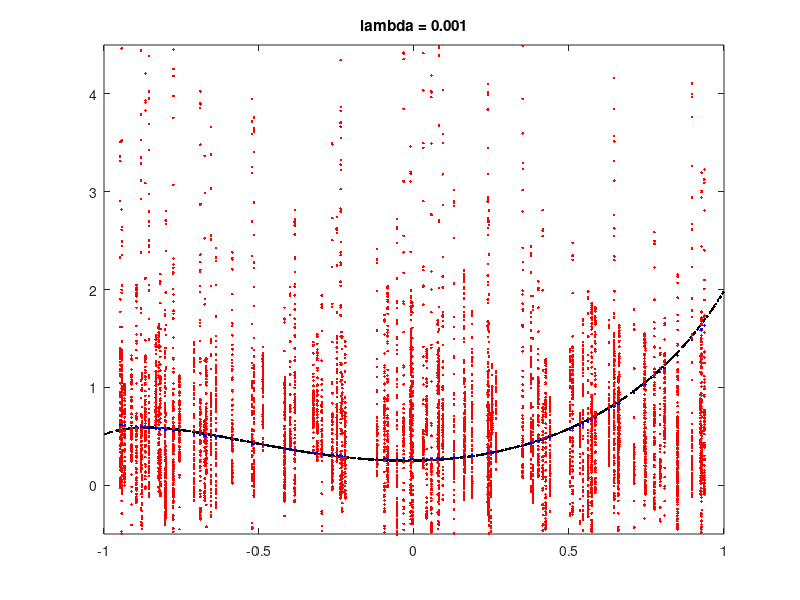

This chart was generated by the following MATLAB code: (Note: this script raises an error after producing the figure.)
function  q2
x1 = 2*rand(1,1000)-1;
c = 0.5 * ones(1,1000);
y = tan(pi * x1 /3) + (x1 - c).^ 2;
% 
figure;
 
plot(x1,y,'k.','LineWidth',200)
title('lambda = 0.001')
ylim([-0.5,4.5])
xlim([-1,1])
hold on
for m =1:1000
x = 2*rand(10,1)-1;
x_0= x.^ 0;
x_1= x.^ 1;
x_2= x.^ 2;
x_3= x.^ 3;
x_4= x.^ 4;
x_5= x.^ 5;

Train_x = horzcat(x_0,x_1,x_2,x_3,x_4,x_5);
% d = 0.5 * ones(1,6);
% for i=1:10
% train_y(i) = tan(pi * train_x(i,:) /3) + (train_x(i,:) - d).^ 2 + (0.5 * randn(1,6));
% end
x2=x';
vx(:,m)=x2;
c2 =  0.5 * ones(1,10);
y2 = tan(pi * x2 /3) + (x2 - c2).^ 2 + 0.5 * randn(1,10);
lambda= 0.001;
lambdaeye= eye(6,6)*lambda;

w=inv((Train_x)'* (Train_x) + lambdaeye)*(Train_x)'*(y2)';
v(:,m)=w;
end
x3 =2*rand(100,1)-1;
x3_0= x3.^ 0;
x3_1= x3.^ 1;
x3_2= x3.^ 2;
x3_3= x3.^ 3;
x3_4= x3.^ 4;
x3_5= x3.^ 5;
Train_x3 = horzcat(x3_0,x3_1,x3_2,x3_3,x3_4,x3_5);
yhat= v' * (Train_x3)';
red = yhat(1:100,:);

for n =1:100
    summ(n) = sum(yhat(:,n));
    ave(n) = summ(n)/1000;
end
 plot(x3', red, 'r.', 'LineWidth',500)
plot(x3', ave, 'b.', 'LineWidth',500)
ylim([-0.5,4.5])
xlim([-1,1])
hold off
 second;
third;
end